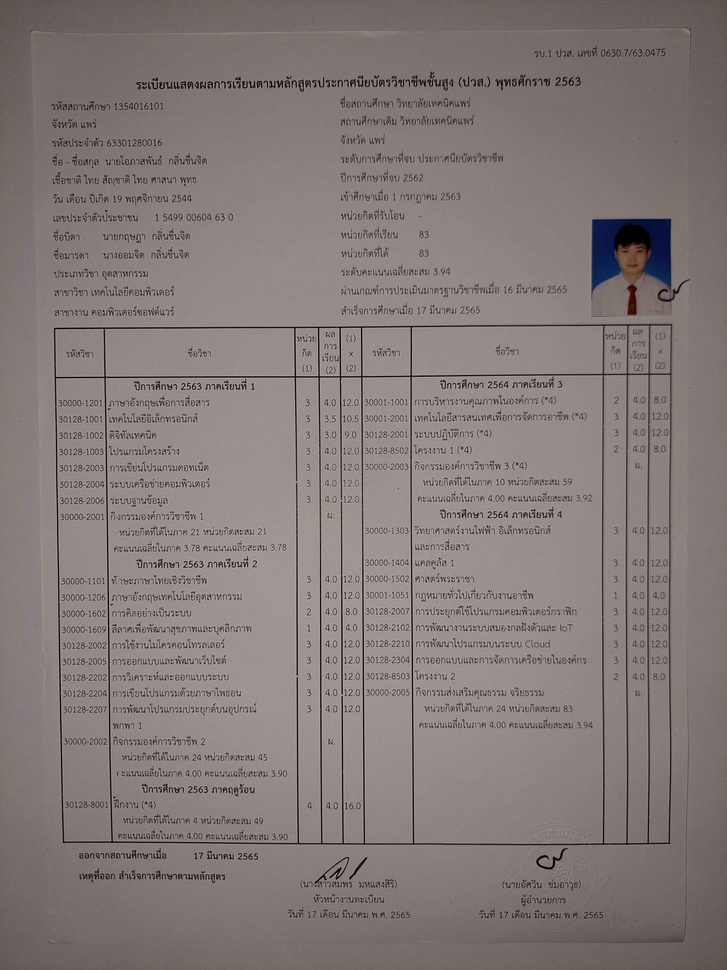
#> input picture images/transcript/pun_f.jpg, 727 x 970 px, shrunk from 3468 x 4624 before the run, found by its file name
$ jupyter execute present.ipynb
#> lines starting #> are read from the running program, lines starting #| are printed output that depends on the picture; after the words box and inside, x2 and y2 are one past the last pixel; in counts of white or black regions, pixels touching at a corner belong together
### import

[cell 1]
import cv2
import numpy as np

### import image and gray scale

[cell 2]
# [5 lines of commented-out code are left out]
image = cv2.imread("images/transcript/pun_f.jpg")
#> image is the input picture: shape (970, 727, 3); mean B, G, R 120.2, 122, 131.9
#image = cv2.imread("images/transcript/pun_no_f.jpg")

gray = cv2.cvtColor(image, cv2.COLOR_BGR2GRAY)

cv2.imwrite("present/gray_scale.jpg", gray)
#> Out = True

### Binary-image

[cell 3]
# Threshold-binary
thresh, thresh_image = cv2.threshold(gray, 150, 255, cv2.THRESH_BINARY_INV)
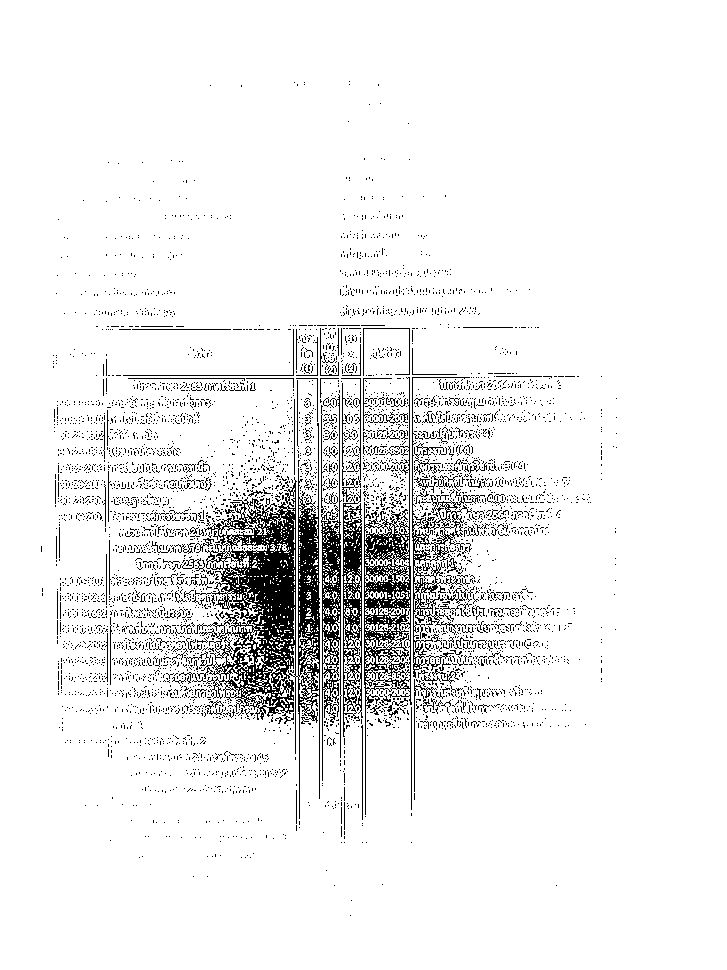
#> thresh_image: shape (970, 727); 93.2% white; black in thin lines or dots, all inside (x1, y1, x2, y2) = (41, 81, 617, 916)
cv2.imwrite("present/thresh_binary.jpg", thresh_image)

# Adaptive-Threshold-Gaussian-C
ath_gaussian = cv2.adaptiveThreshold(gray, 255, cv2.ADAPTIVE_THRESH_GAUSSIAN_C, cv2.THRESH_BINARY_INV, 51,25)
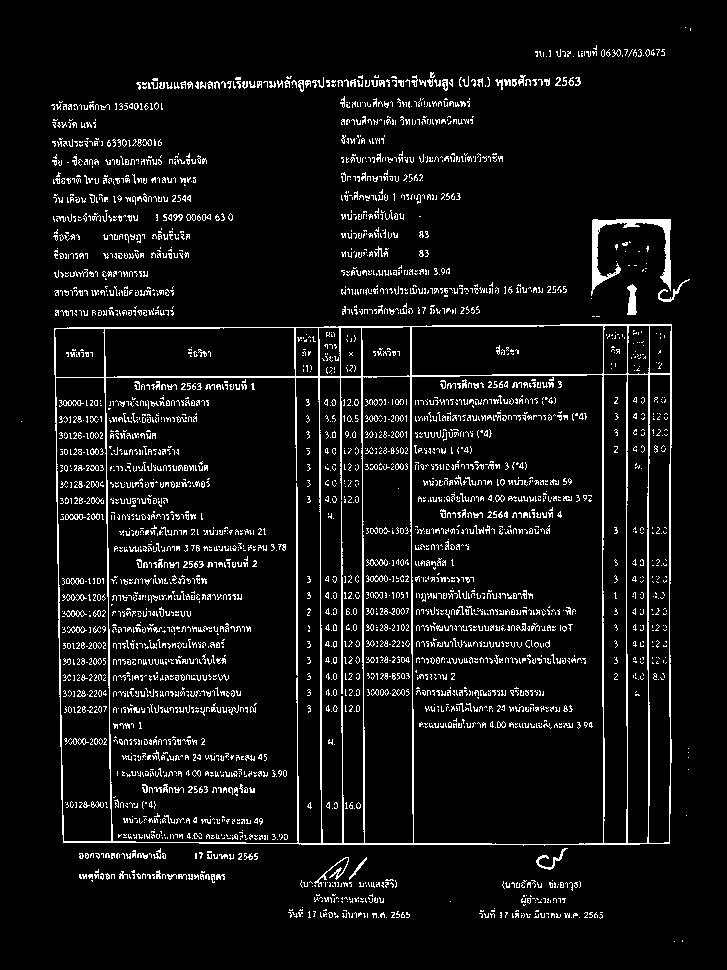
#> ath_gaussian: shape (970, 727); 6.8% white in thin lines or dots, all inside (x1, y1, x2, y2) = (21, 27, 691, 942)
cv2.imwrite("present/adaptive_threshold.jpg", ath_gaussian)
#> Out = True

### Remove table

[cell 4]
# Define a kernel for detecting horizontal lines
horizontal_kernel = cv2.getStructuringElement(cv2.MORPH_RECT, (40, 1))
horizontal_lines = cv2.morphologyEx(ath_gaussian, cv2.MORPH_OPEN, horizontal_kernel)
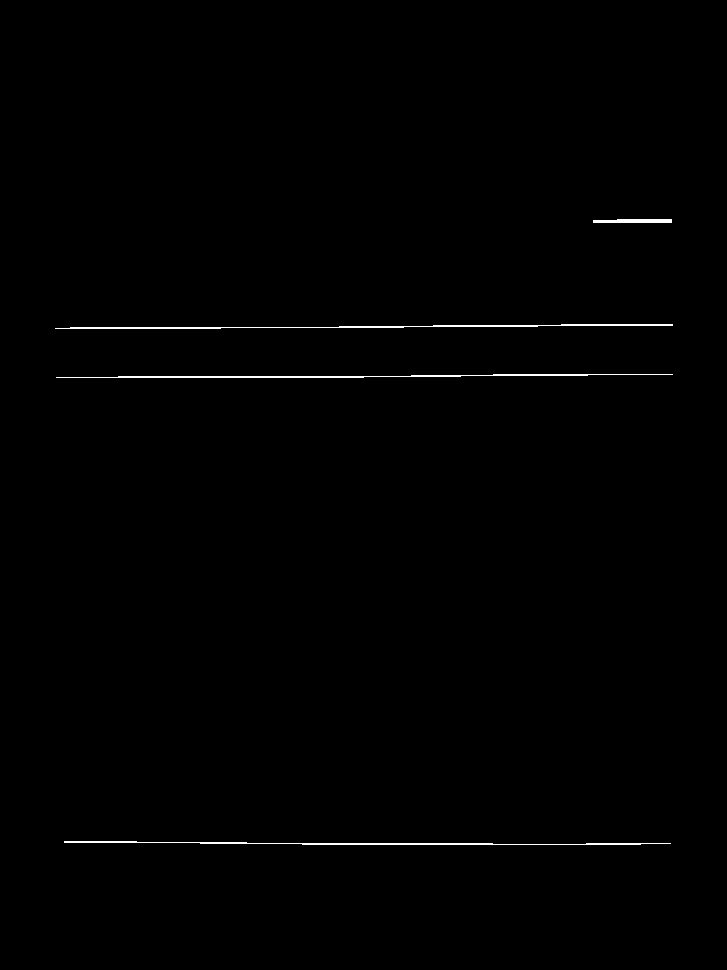
#> horizontal_lines: shape (970, 727); 0.47% white in thin lines or dots, all inside (x1, y1, x2, y2) = (55, 219, 673, 845)

# Define a kernel for detecting vertical lines
vertical_kernel = cv2.getStructuringElement(cv2.MORPH_RECT, (1, 40))
vertical_lines = cv2.morphologyEx(ath_gaussian, cv2.MORPH_OPEN, vertical_kernel)
#> vertical_lines: shape (970, 727); 1.3% white in thin lines or dots, all inside (x1, y1, x2, y2) = (54, 220, 672, 846)

# Combine both horizontal and vertical lines
table_lines = cv2.add(horizontal_lines, vertical_lines)
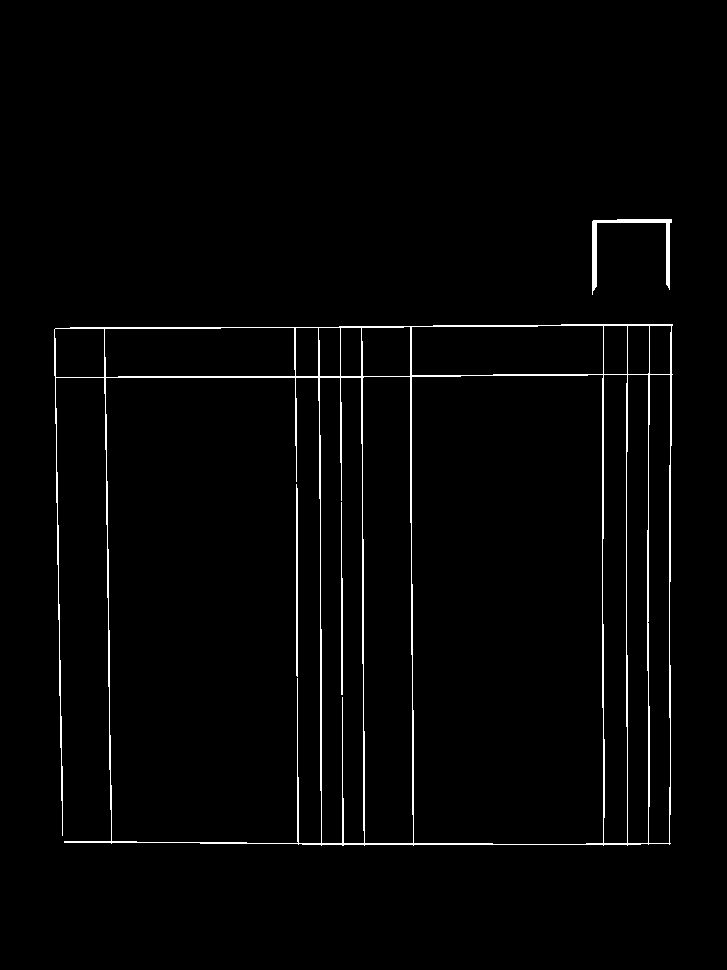
#> table_lines: shape (970, 727); 1.8% white in thin lines or dots, all inside (x1, y1, x2, y2) = (54, 219, 673, 846)

# Subtract the table lines from the binary image
table_removed = cv2.subtract(ath_gaussian, table_lines)
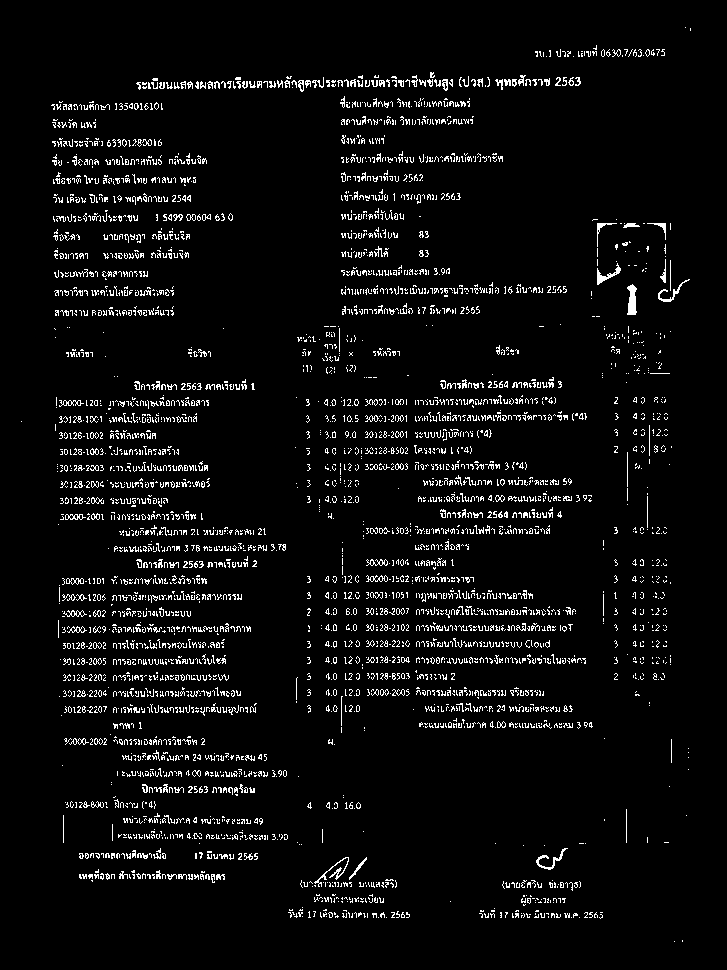
#> table_removed: shape (970, 727); 5% white in thin lines or dots, all inside (x1, y1, x2, y2) = (21, 27, 691, 942)

cv2.imwrite("present/remove_table.jpg", table_removed)
#> Out = True

### Contour

[cell 5]
contours, _ = cv2.findContours(table_removed, cv2.RETR_EXTERNAL, cv2.CHAIN_APPROX_SIMPLE)
#> contours = 3484 contours, 3426 with area under 20; largest, box (x1, y1, x2, y2) and area: (627, 284, 637, 315) 185, (597, 263, 621, 285) 114, (536, 848, 568, 870) 90, (314, 857, 349, 887) 77, (658, 279, 690, 302) 74

# วาดกรอบล้อมรอบข้อความ
for contour in contours:
    x, y, w, h = cv2.boundingRect(contour)
    if w > 2 and h > 2:
        #cv2.rectangle(image, (x-1, y-1), (x + w + 1, y + h +1), (0, 255, 0), 1)
        cv2.rectangle(image, (x, y), (x + w, y + h), (0, 255, 0), 1)
#> this loop made 3484 passes
#> (x, y, w, h) on passes 1, 3, 4: (674, 941, 1, 1), (579, 917, 1, 1), (571, 917, 1, 1)
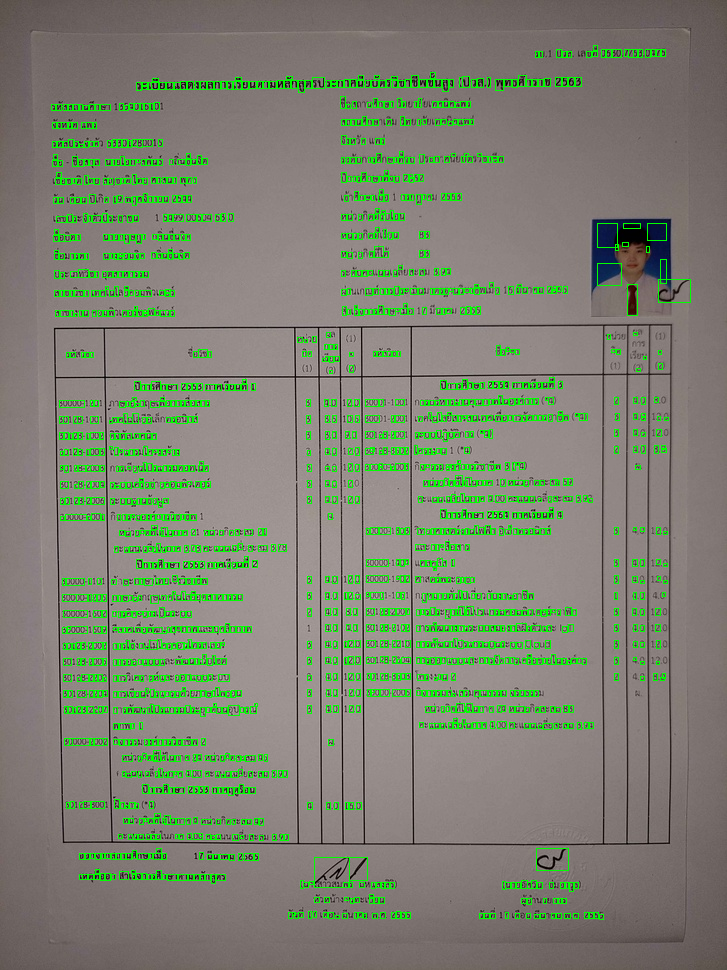
#> image: shape (970, 727, 3); 6.05% of pixels changed, all inside (x1, y1, x2, y2) = (51, 45, 691, 920)

cv2.imwrite("present/contour.jpg", image)
#> Out = True
